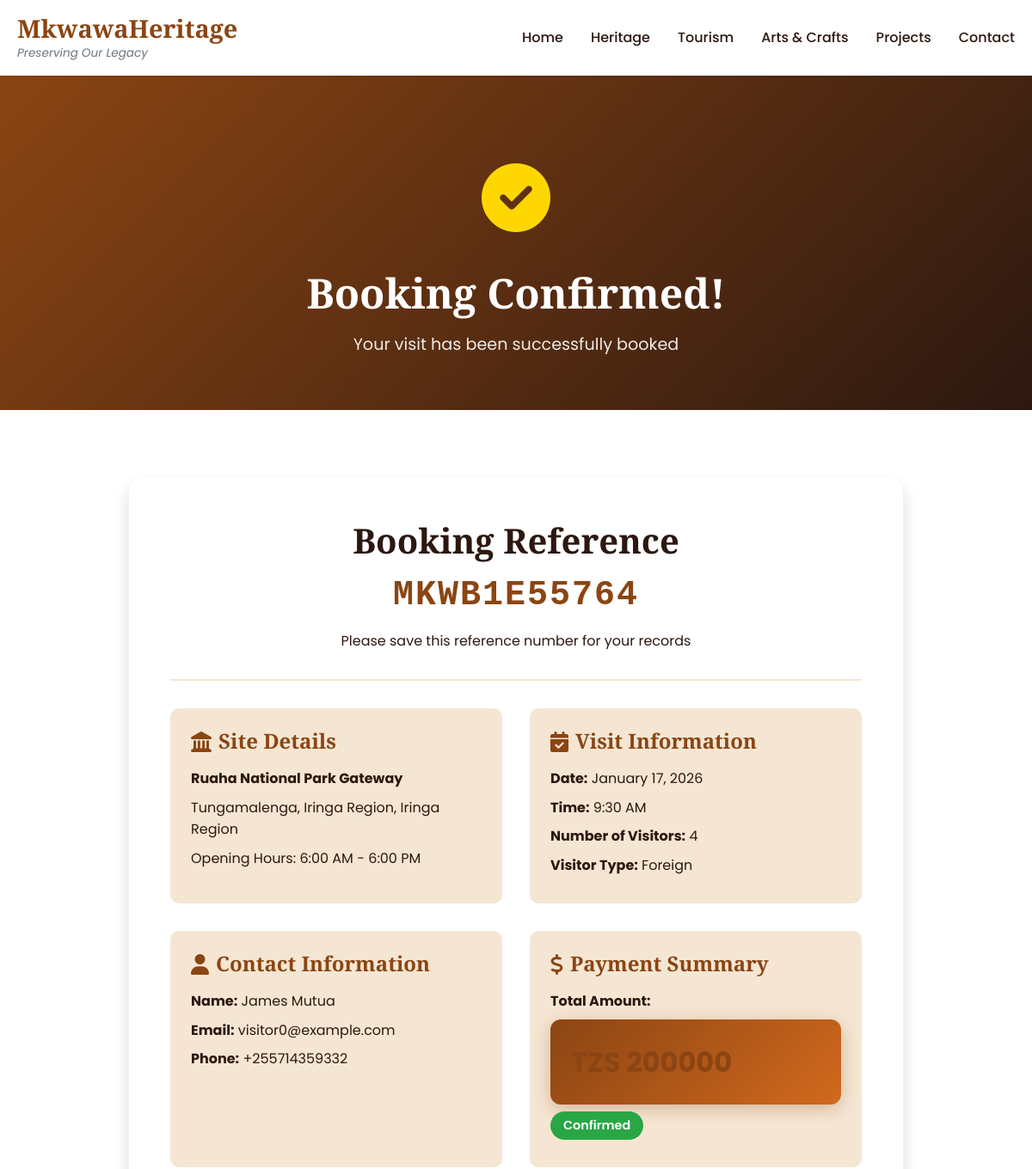
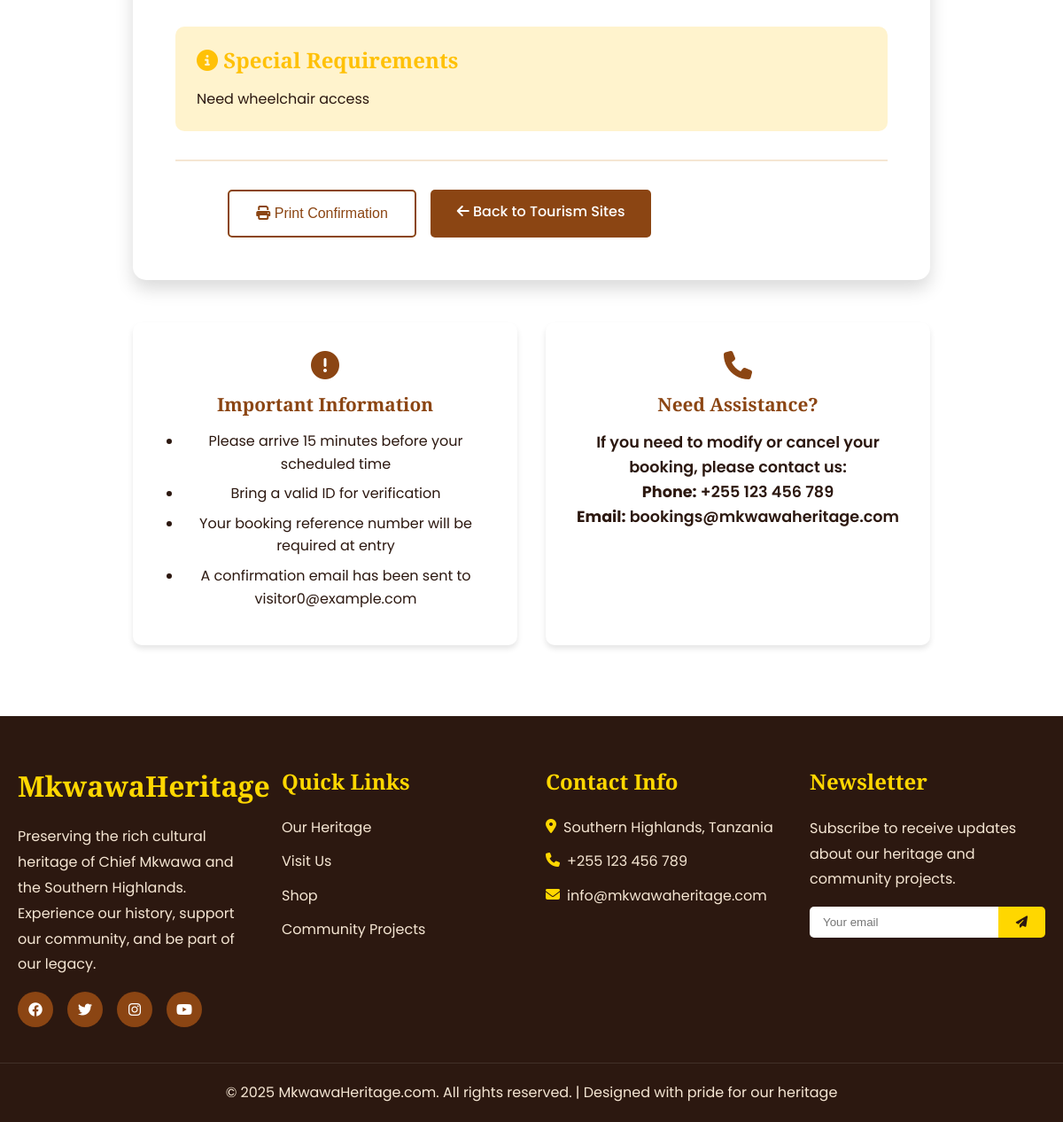
/booking/MKWB1E55764/, run on the app's committed database (2 pictures, top to bottom).
### core/models.py (models this page shows, shortened)
class Booking(models.Model):
    STATUS_CHOICES = [
        ('pending', 'Pending'),
        ('confirmed', 'Confirmed'),
        ('cancelled', 'Cancelled'),
        ('completed', 'Completed'),
    ]
    tourism_site = models.ForeignKey(TourismSite, on_delete=models.CASCADE, related_name='bookings')
    visitor_name = models.CharField(max_length=200)
    visitor_email = models.EmailField()
    visitor_phone = models.CharField(max_length=20)
    visitor_type = models.CharField(max_length=20, choices=[('local', 'Local'), ('foreign', 'Foreign')])
    number_of_visitors = models.IntegerField(validators=[MinValueValidator(1)])
    visit_date = models.DateField()
    visit_time = models.TimeField()
    special_requirements = models.TextField(blank=True)
    total_amount = models.DecimalField(max_digits=10, decimal_places=2)
    status = models.CharField(max_length=20, choices=STATUS_CHOICES, default='pending')
    booking_reference = models.CharField(max_length=20, unique=True, blank=True)
    created_at = models.DateTimeField(auto_now_add=True)
    updated_at = models.DateTimeField(auto_now=True)
    class Meta:
        ordering = ['-created_at']

class TourismSite(models.Model):
    SITE_TYPES = [
        ('museum', 'Museum'),
        ('game_reserve', 'Game Reserve'),
        ('cultural_site', 'Cultural Site'),
        ('historical_site', 'Historical Site'),
    ]
    name = models.CharField(max_length=200)
    site_type = models.CharField(max_length=20, choices=SITE_TYPES)
    description = models.TextField()
    location = models.CharField(max_length=300)
    region = models.CharField(max_length=100, default='Southern Highlands')
    opening_hours = models.CharField(max_length=200)
    entry_fee_local = models.DecimalField(max_digits=10, decimal_places=2)
    entry_fee_foreign = models.DecimalField(max_digits=10, decimal_places=2)
    capacity = models.IntegerField(help_text='Maximum visitors per day')
    amenities = models.TextField(help_text='Available facilities and services')
    image = models.ImageField(upload_to='tourism/', null=True, blank=True)
    gallery_images = models.JSONField(default=list, blank=True)
    is_active = models.BooleanField(default=True)
    slug = models.SlugField(unique=True, blank=True)
    created_at = models.DateTimeField(auto_now_add=True)
    updated_at = models.DateTimeField(auto_now=True)

### core/views.py (the view)
# urls.py: path('booking/<str:reference>/', views.booking_confirmation, name='booking_confirmation'),
def booking_confirmation(request, reference):
    booking = get_object_or_404(Booking, booking_reference=reference)
    context = {
        'booking': booking,
    }
    return render(request, 'core/booking_confirmation.html', context)

### templates/core/booking_confirmation.html (shortened to what this page needs)
{% extends 'base.html' %}
{% load static %}
{% block content %}
<section class="page-header">
    <div class="container">
        <div class="success-icon">
            <i class="fas fa-check-circle"></i>
        </div>
        <h1>Booking Confirmed!</h1>
        <p>Your visit has been successfully booked</p>
    </div>
</section>
<section class="section">
    <div class="container">
        <div class="confirmation-card">
            <div class="confirmation-header">
                <h2>Booking Reference</h2>
                <h3 class="reference-number">{{ booking.booking_reference }}</h3>
                <p>Please save this reference number for your records</p>
            </div>
            <div class="booking-details-grid">
                <div class="detail-section">
                    <h4><i class="fas fa-landmark"></i> Site Details</h4>
                    <p><strong>{{ booking.tourism_site.name }}</strong></p>
                    <p>{{ booking.tourism_site.location }}, {{ booking.tourism_site.region }}</p>
                    <p class="hours">Opening Hours: {{ booking.tourism_site.opening_hours }}</p>
                </div>
                <div class="detail-section">
                    <h4><i class="fas fa-calendar-check"></i> Visit Information</h4>
                    <p><strong>Date:</strong> {{ booking.visit_date|date:"F d, Y" }}</p>
                    <p><strong>Time:</strong> {{ booking.visit_time|time:"g:i A" }}</p>
                    <p><strong>Number of Visitors:</strong> {{ booking.number_of_visitors }}</p>
                    <p><strong>Visitor Type:</strong> {{ booking.get_visitor_type_display }}</p>
                </div>
                <div class="detail-section">
                    <h4><i class="fas fa-user"></i> Contact Information</h4>
                    <p><strong>Name:</strong> {{ booking.visitor_name }}</p>
                    <p><strong>Email:</strong> {{ booking.visitor_email }}</p>
                    <p><strong>Phone:</strong> {{ booking.visitor_phone }}</p>
                </div>
                <div class="detail-section">
                    <h4><i class="fas fa-dollar-sign"></i> Payment Summary</h4>
                    <p><strong>Total Amount:</strong></p>
                    <p class="total-amount">TZS {{ booking.total_amount|floatformat:0 }}</p>
                    <p class="status-badge status-{{ booking.status }}">{{ booking.get_status_display }}</p>
                </div>
            </div>
            {% if booking.special_requirements %}
            <div class="special-requirements">
                <h4><i class="fas fa-info-circle"></i> Special Requirements</h4>
                <p>{{ booking.special_requirements }}</p>
            </div>
            {% endif %}
            <div class="confirmation-actions">
                <button onclick="window.print()" class="btn btn-outline">
                    <i class="fas fa-print"></i> Print Confirmation
                </button>
                <a href="{% url 'tourism' %}" class="btn btn-primary">
                    <i class="fas fa-arrow-left"></i> Back to Tourism Sites
                </a>
                <a href="{% url 'home' %}" class="btn btn-secondary">
                    <i class="fas fa-home"></i> Return Home
                </a>
            </div>
        </div>
        <div class="info-box-section">
            <div class="info-box">
                <i class="fas fa-exclamation-circle"></i>
                <h4>Important Information</h4>
                <ul>
                    <li>Please arrive 15 minutes before your scheduled time</li>
                    <li>Bring a valid ID for verification</li>
                    <li>Your booking reference number will be required at entry</li>
                    <li>A confirmation email has been sent to {{ booking.visitor_email }}</li>
                </ul>
            </div>
            <div class="info-box">
                <i class="fas fa-phone"></i>
                <h4>Need Assistance?</h4>
                <p>If you need to modify or cancel your booking, please contact us:</p>
                <p><strong>Phone:</strong> +255 123 456 789</p>
                <p><strong>Email:</strong> bookings@mkwawaheritage.com</p>
            </div>
        </div>
    </div>
</section>
{% endblock %}

### core/static/css/style.css (style rules this page uses)
:root { --primary-color: #8B4513; --secondary-color: #D2691E; --accent-color: #FFD700; --dark-color: #2C1810; --light-color: #F5E6D3; --gray-color: #6C757D; --white: #FFFFFF; --black: #000000; --success: #28A745; --danger: #DC3545; --warning: #FFC107; --info: #17A2B8; --font-primary: 'Poppins', sans-serif; --font-heading: 'Playfair Display', serif; --transition: all 0.3s ease; --shadow-sm: 0 2px 4px rgba(0,0,0,0.1); --shadow-md: 0 4px 6px rgba(0,0,0,0.1); --shadow-lg: 0 10px 20px rgba(0,0,0,0.15); }
* { margin: 0; padding: 0; box-sizing: border-box; }
body { font-family: var(--font-primary); font-size: 16px; line-height: 1.6; color: var(--dark-color); background-color: var(--white); overflow-x: hidden; }
h1, h2, h3, h4, h5, h6 { font-family: var(--font-heading); font-weight: 700; line-height: 1.2; margin-bottom: 1rem; color: var(--dark-color); }
h1 { font-size: 3rem; }
h2 { font-size: 2.5rem; }
h3 { font-size: 2rem; }
h4 { font-size: 1.5rem; }
a { text-decoration: none; color: var(--primary-color); transition: var(--transition); }
.container { max-width: 1200px; margin: 0 auto; padding: 0 20px; }
.section { padding: 80px 0; }
.btn { display: inline-block; padding: 12px 30px; font-size: 1rem; font-weight: 500; text-align: center; border: none; border-radius: 5px; cursor: pointer; transition: var(--transition); text-decoration: none; }
.btn-primary { background-color: var(--primary-color); color: var(--white); }
.btn-secondary { background-color: transparent; color: var(--white); border: 2px solid var(--white); }
.btn-outline { background-color: transparent; color: var(--primary-color); border: 2px solid var(--primary-color); }
.page-header { background: linear-gradient(135deg, var(--primary-color), var(--dark-color)); color: var(--white); padding: 80px 0 60px; text-align: center; }
.page-header h1 { color: var(--white); font-size: 3rem; margin-bottom: 1rem; }
.page-header p { font-size: 1.2rem; opacity: 0.9; }
.info-box { background: linear-gradient(135deg, #f8f4f0, #e8dfd5); padding: 2rem; border-radius: 15px; text-align: center; box-shadow: 0 5px 20px rgba(0,0,0,0.08); transition: all 0.3s ease; }
.info-box i { font-size: 3rem; color: var(--primary-color); margin-bottom: 1rem; }
.info-box h4 { font-size: 1.3rem; color: var(--primary-color); margin-bottom: 0.8rem; }
.info-box p { font-size: 1.1rem; color: var(--dark-color); font-weight: 600; }
.total-amount { background: linear-gradient(135deg, var(--primary-color), var(--secondary-color)); color: var(--white); padding: 1.5rem; border-radius: 12px; display: flex; justify-content: space-between; align-items: center; margin: 2rem 0; box-shadow: 0 5px 20px rgba(139,69,19,0.3); }

### data on the page
Booking: booking_reference "MKWB1E55764", tourism_site.name "Ruaha National Park Gateway", tourism_site.location "Tungamalenga, Iringa Region", tourism_site.region "Iringa Region", tourism_site.opening_hours "6:00 AM - 6:00 PM", visit_date "January 17, 2026", visit_time "9:30 AM", number_of_visitors "4", visitor_type "Foreign", visitor_name "James Mutua", visitor_email "visitor0@example.com", visitor_phone "+255714359332", total_amount "200000", status "Confirmed", special_requirements "Need wheelchair access"
